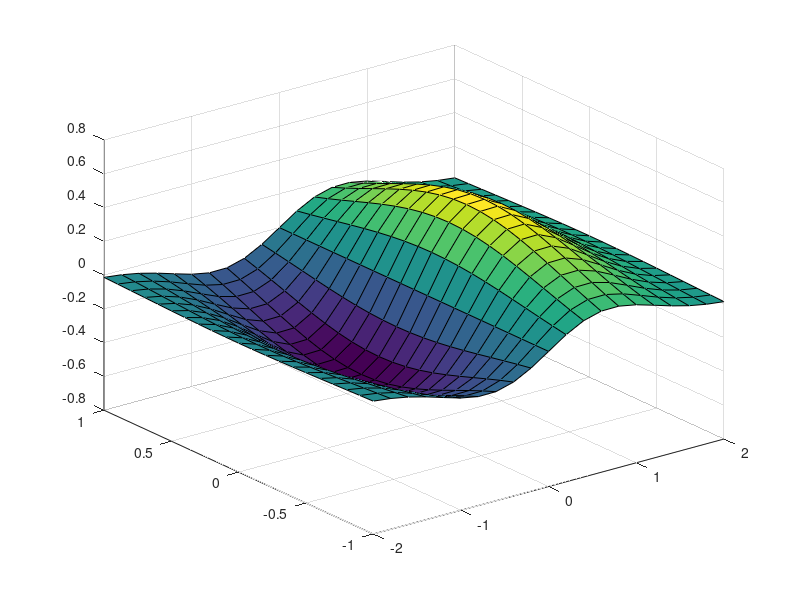
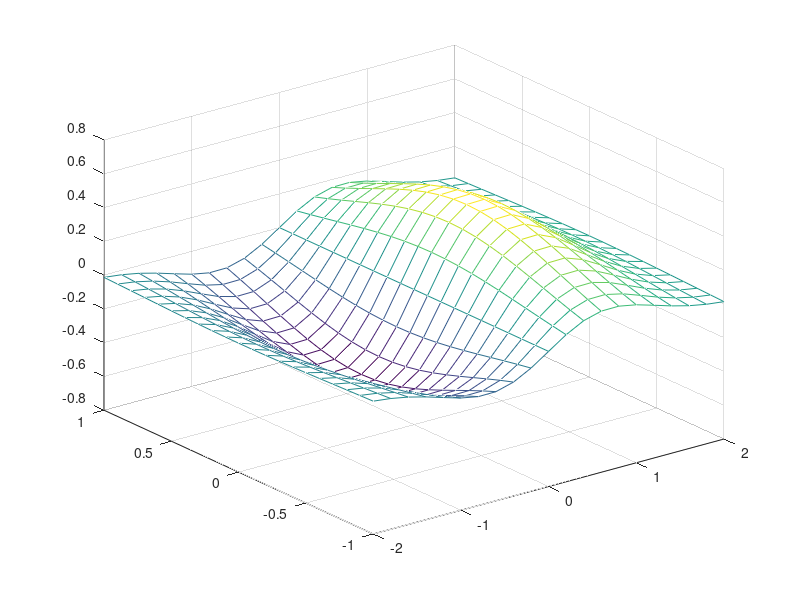
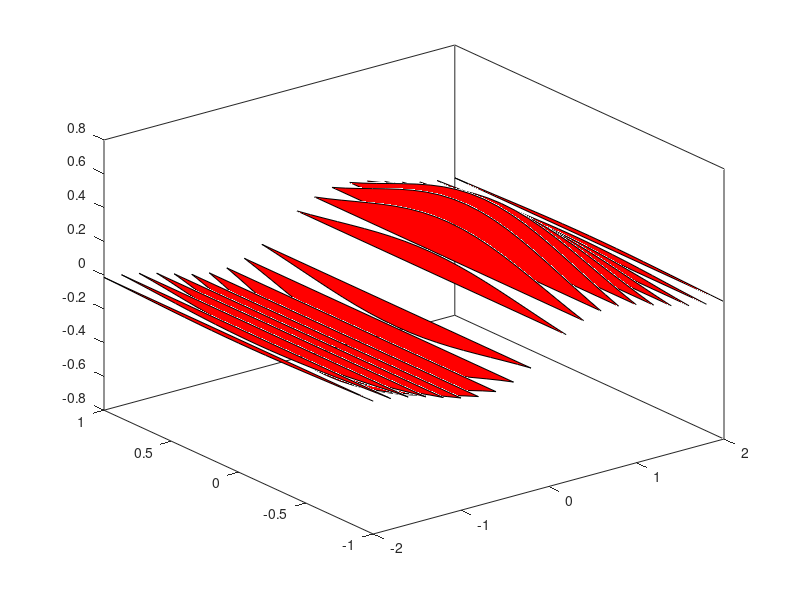

Write MATLAB code to recreate these figures, in order.
x = [-2: 0.2: 2];
y = [-1: 0.1: 1];

[X,Y] = meshgrid(x,y);

Z = X .* exp(-X.^2-Y.^2);

figure;
surf(X,Y,Z);

figure;
mesh(X,Y,Z);

figure;
fill3(X,Y,Z,'r');
